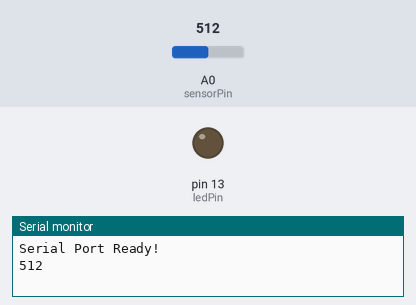
Simulated run of this sketch. Board: Arduino Uno, built with avr-gcc and run on an emulated ATmega328P. Parts: output pins drawn as LEDs (lit = HIGH), the last lines printed to the serial monitor. The inputs (shaded band) are chosen by the test bench; at power-on: A0 (sensorPin) = 512.

Above: at 0.1 s.
At 2.1 s:
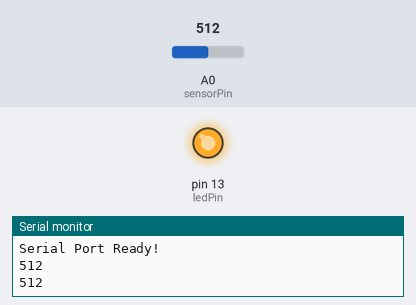
Timing chart, 0 to 3.6 s (numbered marks = the images above):
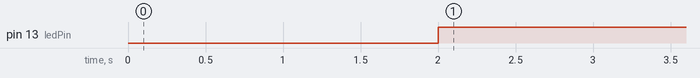

The sketch:

ADC_AnalogReadSolarCell.ino
```cpp
/*

 http://arduino.cc/en/Tutorial/AnalogInput

 */

int sensorPin = A0;    // select the input pin for the potentiometer
int ledPin = 13;      // select the pin for the LED
int sensorValue = 0;  // variable to store the value coming from the sensor

void setup() {
  // declare the ledPin as an OUTPUT:
  pinMode(ledPin, OUTPUT);
  digitalWrite(ledPin, LOW);
  pinMode(sensorPin, INPUT);
  Serial.begin(9600);
  if(Serial){
    Serial.println("Serial Port Ready!");
  }
}

void loop() {
  // read the value from the sensor:
  sensorValue = analogRead(sensorPin); Serial.println(sensorValue);
  delay(2000);
  if(sensorValue > 300 ){
    digitalWrite(ledPin, HIGH);
  }
  else
    digitalWrite(ledPin, LOW);
}
```

Measured:
- by itself, pin 13 (ledPin): LOW → HIGH at 2.0 s
